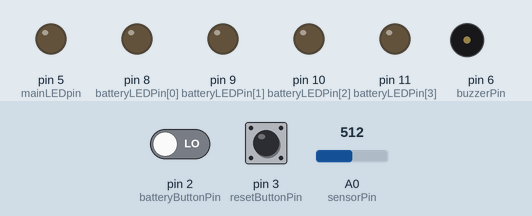
This sketch was run on a simulated Arduino Uno, built with avr-gcc and run on an emulated ATmega328P. Parts: output pins drawn as LEDs (lit = HIGH), buzzer (waves = sounding, pin HIGH). Dashed ring = blinking. Inputs (shaded band) come from the test bench; at power-on: A0 (sensorPin) = 512, pin 2 (batteryButtonPin) LOW, pin 3 (resetButtonPin) LOW.

Above: at 1.2 s.
1.3 s: A0 (sensorPin) set to 1010
At 1.54 s:
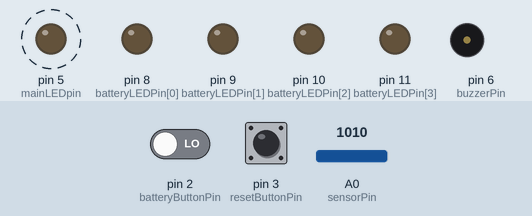
4.3 s: A0 (sensorPin) set to 900
At 4.3 s:
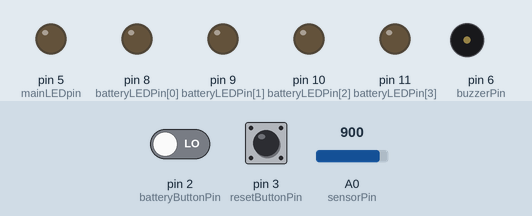
5.8 s: A0 (sensorPin) set to 1023
At 5.97 s:
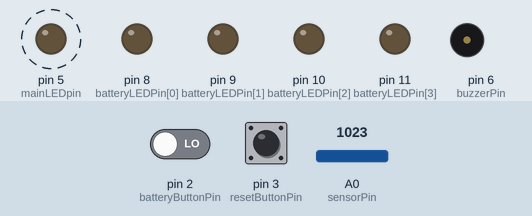
8.8 s: A0 (sensorPin) set to 716
At 8.8 s:
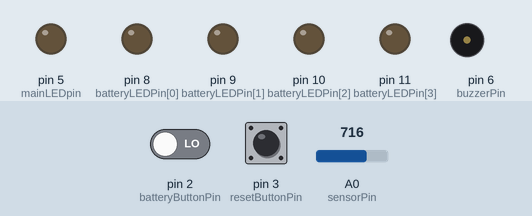
10.3 s: pin 2 (batteryButtonPin) driven HIGH and pin 3 (resetButtonPin) driven HIGH
At 12.4 s:
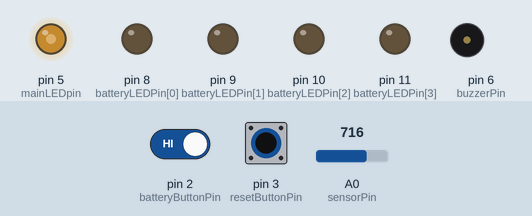
12.8 s: pin 3 (resetButtonPin) pulsed LOW 2 times (0.12 s each, 0.3 s apart)
At 15.48 s:
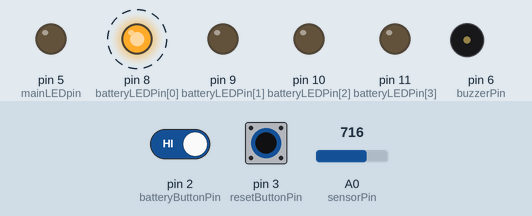
Timing chart, 0 to 17.4 s (numbered marks = the images above; inputs shaded):
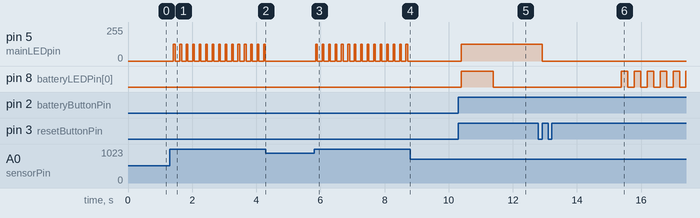

Measured:
- after the input at 1.3 s, pin 5 (mainLEDpin): alternates 127/255 for 0.05 s and 0/255 for 0.15 s, starting after 0.12 s
- after the input at 4.3 s, pin 5 (mainLEDpin): stops changing and stays 0/255
- after the input at 5.8 s, pin 5 (mainLEDpin): alternates 127/255 for 0.05 s and 0/255 for 0.15 s, starting after 0.05 s
- after the input at 8.8 s, pin 5 (mainLEDpin): stops changing and stays 0/255
- after the input at 10.3 s, pin 5 (mainLEDpin): 0/255 → 127/255 after 0.09 s; pin 8 (batteryLEDPin[0]): LOW → HIGH after 0.09 s, → LOW 1.0 s later
- after the input at 12.8 s, pin 5 (mainLEDpin): 127/255 → 0/255 after 0.12 s

The sketch:

code.ino
```cpp
// Adding helper functions
#include "HelperFunctions.cpp"  //remove for actual compilation
#include "HelperFunctions.h"

// the setup function runs once when you press reset or power the board
void setup() {
  // initialise I/O pins.
  pinMode(mainLEDpin, OUTPUT);
  pinMode(buzzerPin, OUTPUT);
  pinMode(sensorPin, INPUT);
  pinMode(batteryPin, INPUT);
  pinMode(batteryButtonPin, INPUT);
  pinMode(LEDBrightnessPin, INPUT);
  pinMode(buzzerVolumePin, INPUT);

  // Battery LEDs
  pinMode(batteryLEDPin[0], OUTPUT);
  pinMode(batteryLEDPin[1], OUTPUT);
  pinMode(batteryLEDPin[2], OUTPUT);
  pinMode(batteryLEDPin[3], OUTPUT);

  // Setup main button and its interrupt
  pinMode(resetButtonPin, INPUT);
  attachInterrupt(digitalPinToInterrupt(resetButtonPin), disableAlarm, RISING);

  // set sensitivity from EEPROM
  sensitivity = readIntFromEEPROM(0);
  if (sensitivity == 32767) {
    // if sensitivity never set, calibrate
    sensitivity = calcSensitivity();  // Blocks for 10 minutes!!
    writeIntIntoEEPROM(0, sensitivity);
  }
}

// the loop function runs over and over again forever
void loop() {
  // If the battery indicator button is pressed
  if (digitalRead(batteryButtonPin) == HIGH) {
    // Show current power level for 1 second then clear
    displayBatteryLevel();
    delay(1000);
    clearBatteryLEDs();

    // if still pressed after 1 second, wait another 4 seconds and run
    // calibration if still pressed
    if (digitalRead(batteryButtonPin) == HIGH) {
      delay(4000);
      if (digitalRead(batteryButtonPin) == HIGH) {
        calcSensitivity();
      }
    }
  }

  int sensorValue = getSensorValue();

  // Map the user settings of brightness and voulme to values
  int LEDbrightness = map(analogRead(LEDBrightnessPin), 0, 1023, 0, 255);
  int buzzerVolume = map(analogRead(buzzerVolumePin), 0, 1023, 0, 255);

  if (alarmOn && sensorValue < sensitivity) {
    alarmOn = false;
  } else if (sensorValue >= sensitivity && !alarmOn) {
    alarmOn = true;
  }

  while (alarmOn) {
    sensorValue = getSensorValue();
    analogWrite(mainLEDpin, LEDbrightness);
    analogWrite(mainLEDpin, buzzerVolume);
    int delay_time = calcLEDDelay(sensorValue);
    if (!alarmOn) break;
    delay(delay_time);
    if (!alarmOn) break;
    analogWrite(mainLEDpin, 0);
    if (!alarmOn) break;
    delay(delay_time);
    if (sensorValue < sensitivity) {
      disableAlarm();
    }
  }
}
```

HelperFunctions.cpp
```cpp
#include "HelperFunctions.h"
#include "eeprom_helpers.h"

// Constants (pins)
const byte sensorPin = A0;
const byte batteryPin = A1;
const byte buzzerVolumePin = A2;
const byte LEDBrightnessPin = A3;
const byte batteryLEDPin[] = {8, 9, 10, 11};
const byte batteryButtonPin = 2;
const byte resetButtonPin = 3;
const byte mainLEDpin = 5;
const byte buzzerPin = 6;

// Very rarely set so keeping as global variables
int sensitivity;
boolean alarmOn = false;

// Battery discharge reference
// https://www.powerstream.com/z/9v-100ma-discharge-tests.png
void displayBatteryLevel() {
  // Voltage divider halves the input voltage from 9V to 4.5V. As the analogue
  // input operates on a scale from 0V to 5V, we need to adjust the input to be
  // able to make direct comparisons to battery voltage:
  float voltage = (9 * (5 / 4.5) * analogRead(batteryPin)) / 1024;
  // Show battery level roughly equivalent to percentage on the LEDs
  if (voltage < 6) {
    digitalWrite(batteryLEDPin[0], HIGH);
    digitalWrite(batteryLEDPin[1], LOW);
    digitalWrite(batteryLEDPin[2], LOW);
    digitalWrite(batteryLEDPin[3], LOW);
  } else if (voltage < 7) {
    digitalWrite(batteryLEDPin[0], HIGH);
    digitalWrite(batteryLEDPin[1], HIGH);
    digitalWrite(batteryLEDPin[2], LOW);
    digitalWrite(batteryLEDPin[3], LOW);
  } else if (voltage < 7.5) {
    digitalWrite(batteryLEDPin[0], HIGH);
    digitalWrite(batteryLEDPin[1], HIGH);
    digitalWrite(batteryLEDPin[2], HIGH);
    digitalWrite(batteryLEDPin[3], LOW);
  } else {
    digitalWrite(batteryLEDPin[0], HIGH);
    digitalWrite(batteryLEDPin[1], HIGH);
    digitalWrite(batteryLEDPin[2], HIGH);
    digitalWrite(batteryLEDPin[3], HIGH);
  }
}

void clearBatteryLEDs() {
  // Disable all the battery LEDs
  digitalWrite(batteryLEDPin[0], LOW);
  digitalWrite(batteryLEDPin[1], LOW);
  digitalWrite(batteryLEDPin[2], LOW);
  digitalWrite(batteryLEDPin[3], LOW);
}

int getSensorValue() {
  // Get a sensor value as an average of 10 readings over the course of 0.1
  // seconds. This is used rather than reading
  int tmpSensor = 0;
  for (int i = 0; i < 10; i++) {
    tmpSensor = tmpSensor + analogRead(sensorPin);
    delay(10);
  }

  return (tmpSensor / 10);
}

int calcSensitivity() {
  // Calculate sensitivity (value for alarm to start over 10 minutes)
  unsigned long totalReading = 0;
  int maxReading = 0;
  int tmpValue = 0;
  int sensitivity = 0;

  digitalWrite(batteryLEDPin[0], HIGH);

  for (int i = 0; i < 100; i++) {
    // Take 100 readings over 10 minutes, 0.1 sec delay
    tmpValue = getSensorValue();
    if (maxReading < tmpValue) maxReading = tmpValue;
    delay(100);
    // Flash an LED to indicate the reading taking place
    digitalWrite(batteryLEDPin[0], !digitalRead(batteryLEDPin[0]));
  }
  digitalWrite(batteryLEDPin[0], LOW);

  // The sensitivity is set as 1.2x the maximum observed value during the
  // calculation time
  sensitivity = maxReading * 1.2;
  return sensitivity;
}

int calcLEDDelay(int sensorValue) {
  // Use linear interpolation to dynamically generate required delay between LED
  // blinks in alarm
  // above maxSensorValue, the LED blink speed will not increase
  int maxSensorVal = 950;
  int minBlinkDelay = 50;
  int maxBlinkDelay = 1000;
  extern int sensitivity;

  if (sensorValue > maxSensorVal) {
    return 50;
  } else {
    float scale =
        1 - ((sensorValue - sensitivity) / (maxSensorVal - sensitivity));
    return (maxSensorVal - (scale * (maxBlinkDelay - minBlinkDelay)));
  }
}

void disableAlarm() {
  // Function used as ISR to disable the alarms when the button is pressed
  alarmOn = false;
  digitalWrite(mainLEDpin, LOW);
  digitalWrite(buzzerPin, LOW);
}
```

HelperFunctions.h
```cpp
#ifndef HELPER_FUNCTIONS_h
#define HELPER_FUNCTIONS_h

// Global variables
const extern byte sensorPin;
const extern byte batteryPin;
const extern byte buzzerVolumePin;
const extern byte LEDBrightnessPin;
extern int sensitivity;
extern boolean alarmOn;
extern const byte batteryLEDPin[];
extern const byte batteryButtonPin;
extern const byte resetButtonPin;
extern const byte mainLEDpin;
extern const byte buzzerPin;

#endif
```

eeprom_helpers.h
```cpp
#include <EEPROM.h>

// Source: https://roboticsbackend.com/arduino-store-int-into-eeprom/
void writeIntIntoEEPROM(int address, int number) {
  byte byte1 = number >> 8;
  byte byte2 = number & 0xFF;
  EEPROM.update(address, byte1);
  EEPROM.update(address + 1, byte2);
}

int readIntFromEEPROM(int address) {
  byte byte1 = EEPROM.read(address);
  byte byte2 = EEPROM.read(address + 1);
  return (byte1 << 8) + byte2;
}
```
